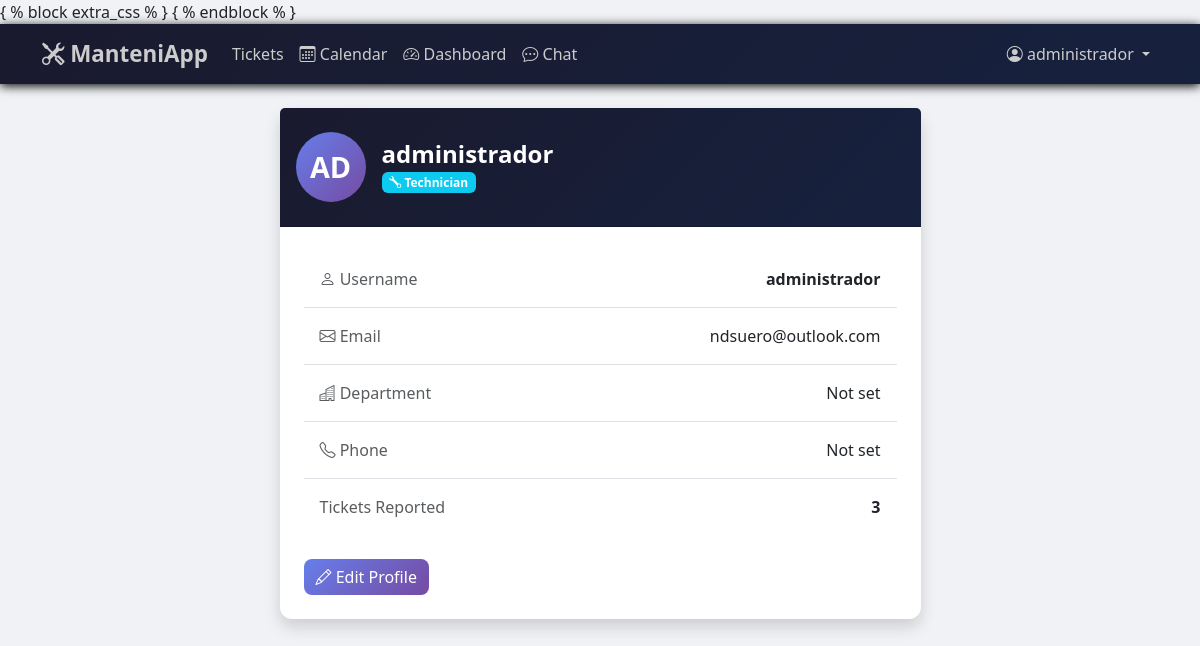
Screenshot of /accounts/profile/ (signed in) with the database file from the repository.
### accounts/models.py (models this page shows, shortened)
class Profile(models.Model):
    class Role(models.TextChoices):
        ADMIN = 'ADMIN', 'Administrator'
        TECHNICIAN = 'TECHNICIAN', 'Technician'
    user = models.OneToOneField(User, on_delete=models.CASCADE, related_name="profile")
    role = models.CharField(
        max_length=15,
        choices=Role.choices,
        default=Role.TECHNICIAN,  # Default is Technician (safer!)
    )
    phone = models.CharField(max_length=20, blank=True)
    department = models.CharField(max_length=100, blank=True)
    avatar_initials = models.CharField(max_length=2, blank=True)
    @property
    def is_admin(self):
        return self.role == self.Role.ADMIN

### accounts/views.py (the view)
# urls.py: path('profile/',        views.profile_view,  name='profile'),
@login_required
def profile_view(request):
    return render(request, 'accounts/profile.html', {
        'profile': request.user.profile
    })

### templates/accounts/profile.html (shortened to what this page needs)
{% extends "base.html" %}
{% block content %}
<div class="row justify-content-center">
    <div class="col-lg-7">
        <div class="card shadow">
            <div class="card-header py-4"
                 style="background: linear-gradient(135deg, #1a1a2e, #16213e);">
                <div class="d-flex align-items-center gap-3">
                    <div class="rounded-circle d-flex align-items-center
                                justify-content-center fw-bold text-white"
                         style="width:70px; height:70px; font-size:1.8rem;
                                background: linear-gradient(135deg,#667eea,#764ba2);">
                        {{ profile.avatar_initials }}
                    </div>
                    <div>
                        <h4 class="text-white fw-bold mb-0">
                            {{ profile.user.get_full_name|default:profile.user.username }}
                        </h4>
                        <span class="badge
                            {% if profile.is_admin %}bg-warning text-dark
                            {% else %}bg-info{% endif %}">
                            <i class="bi
                                {% if profile.is_admin %}bi-star-fill
                                {% else %}bi-wrench{% endif %}">
                            </i>
                            {{ profile.get_role_display }}
                        </span>
                    </div>
                </div>
            </div>
            <div class="card-body p-4">
                <ul class="list-group list-group-flush">
                    <li class="list-group-item d-flex justify-content-between py-3">
                        <span class="text-muted">
                            <i class="bi bi-person"></i> Username
                        </span>
                        <strong>{{ profile.user.username }}</strong>
                    </li>
                    <li class="list-group-item d-flex justify-content-between py-3">
                        <span class="text-muted">
                            <i class="bi bi-envelope"></i> Email
                        </span>
                        <span>{{ profile.user.email|default:"Not set" }}</span>
                    </li>
                    <li class="list-group-item d-flex justify-content-between py-3">
                        <span class="text-muted">
                            <i class="bi bi-building"></i> Department
                        </span>
                        <span>{{ profile.department|default:"Not set" }}</span>
                    </li>
                    <li class="list-group-item d-flex justify-content-between py-3">
                        <span class="text-muted">
                            <i class="bi bi-telephone"></i> Phone
                        </span>
                        <span>{{ profile.phone|default:"Not set" }}</span>
                    </li>
                    <li class="list-group-item d-flex justify-content-between py-3">
                        <span class="text-muted">
                             Tickets Reported
                        </span>
                        <strong>
                            {{ profile.user.reported_tickets.count }}
                        </strong>
                    </li>
                </ul>
                <div class="d-flex gap-2 mt-4">
                    <a href="{% url 'accounts:profile_edit' %}"
                       class="btn btn-primary">
                        <i class="bi bi-pencil"></i> Edit Profile
                    </a>
                </div>
            </div>
        </div>
    </div>
</div>
{% endblock %}

### templates/base.html (shortened to what this page needs)
<!DOCTYPE html>
<html lang="en">
<head>
    <link href="https://cdn.jsdelivr.net/npm/bootstrap@5.3.8/dist/css/bootstrap.min.css" rel="stylesheet"
>
    <link rel="stylesheet" href="https://cdn.jsdelivr.net/npm/bootstrap-icons@1.3.0/font/bootstrap-icons.css">
</head>
<body>
    <nav class="navbar navbar-expand-lg navbar-dark mb-4">
        <div class="container">
            <a class="navbar-brand" href="/">
                <i class="bi bi-tools"></i> ManteniApp
            </a>
            <div class="collapse navbar-collapse" id="navbarNav">
                <ul class="navbar-nav me-auto">
                    <li class="nav-item">
                        <a class="nav-link" href="/tickets/">
                             Tickets
                        </a>
                    </li>
                    <li class="nav-item">
                        <a class="nav-link" href="#">
                            <i class="bi bi-calendar3"></i> Calendar
                        </a>
                    </li>
                    <li class="nav-item">
                        <a class="nav-link" href="#">
                            <i class="bi bi-speedometer2"></i> Dashboard
                        </a>
                    </li>
                    <li class="nav-item">
                        <a class="nav-link" href="#">
                            <i class="bi bi-chat-dots"></i> Chat
                        </a>
                    </li>
                </ul>
                <ul class="navbar-nav">
                    {% if user.is_authenticated %}
                    <li class="nav-item dropdown">
                        <a class="nav-link dropdown-toggle" href="#" data-bs-toggle="dropdown">
                            <i class="bi bi-person-circle"></i>
                            {{ user.username }}
                        </a>
                    </li>
                    {% else %}
                    <li class="nav-item">
                        <a class="nav-link" href="/accounts/login/">
                            <i class="bi bi-box-arrow-in-right"></i> Login
                        </a>
                    </li>
                    {% endif %}
                </ul>
            </div>
        </div>
    </nav>
    <main class="container">
        {% block content %}{% endblock %}
    </main>
</body>
</html>

### templates/base.html (style rules this page uses)
body { background-color: #f0f2f5; font-family: 'Segoe UI', sans-serif; }
.navbar { background: linear-gradient(135deg, #1a1a2e 0%, #16213e 100%); box-shadow: 0 2px 10px rgba(0, 0, 0, 3); }
.navbar-brand { font-weight: 800; font-size: 1.4rem; color: #ccc !important; transition: color 0.2s; }
.nav-link { color: #ccc !important; transition: 0.2s; }
.card { border: none; border-radius: 12px; box-shadow: 0 2px 15px rgba(0, 0, 0, 0.08); }
.btn-primary { background: linear-gradient(135deg, #667eea, #764ba2); border: none; border-radius: 8px; }

### rows the page displays
Profile: avatar_initials "AD", user.get_full_name "administrador", role "Technician", user.username "administrador", user.email "ndsuero@outlook.com", department "Not set", phone "Not set", user.reported_tickets.count "3"

### other values shown
{{ user.username }} "administrador"
